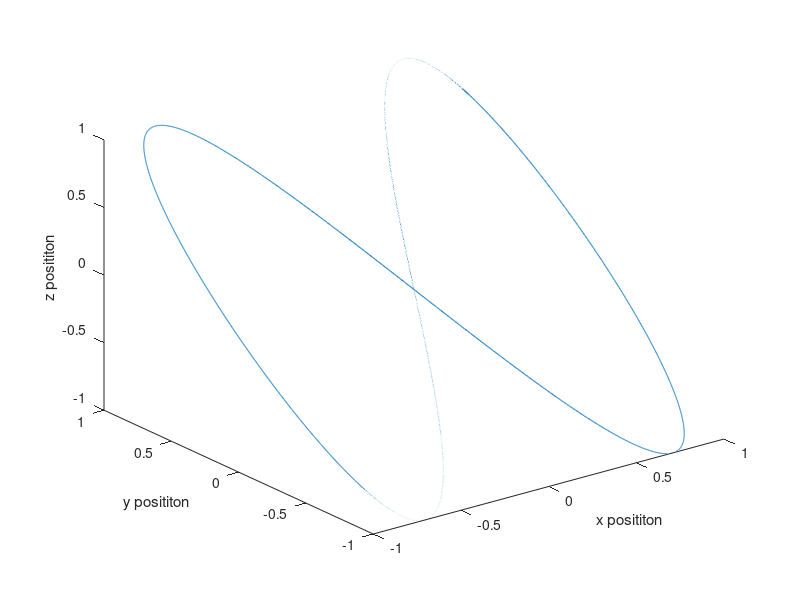

The MATLAB script that drew this image: (Note: this script raises an error after producing the figure.)
close all;
clear all;

fe = 1000;
N = 10*1;
t = (0:1/fe:N-1/fe);

x = sin(t);
y = sin(2*t);
z = sin(2*t);

figure('Name','3D position plot','NumberTitle','off');
plot3(x,y,z);
xlabel('x posititon');
ylabel('y posititon');
zlabel('z posititon');

deg_to_rad = 3.14159265359/180.0;
ax = -sin(t);
ay = -4*sin(2*t);
az = -4*sin(2*t);
wx(1,1:(N*fe)) = 0*deg_to_rad; 
wy(1,1:(N*fe)) = 0*deg_to_rad;
wz(1,1:(N*fe)) = 0*deg_to_rad;
u = [ax; ay; az; wx; wy; wz];

%% needed parameters

dt = 0.001;
di = [0; 0; 0; 1; 0; 0; 0; 1; 2; 2];
di0 = [0; 0; 0; 1; 0; 0; 0; 0; 0; 0];
%u = [10; 5; 2; 110; 30; 50];

b0 = [0; 0; 0; 0; 0; 0]; %bias vector

n_ax = 0.04*randn(1,(N*fe));
n_ay = 0.04*randn(1,(N*fe));
n_az = 0.04*randn(1,(N*fe));
n_wx = 0.002*randn(1,(N*fe));
n_wy = 0.002*randn(1,(N*fe));
n_wz = 0.002*randn(1,(N*fe));
n0 = [0; 0; 0; 0; 0; 0]; %noise vector
n = [n_ax; n_ay; n_az; n_wx; n_wy; n_wz]; %noise vector

di_t = di;
di_t0 = di0;

%FORMULATION IS PQV
%UNIT QUATERNION IS [1 0 0 0]

for i=1:N*fe-1
    d = data2delta(b0, u(:,i), n0, dt);
%% test imu_integrator

    di_out0 = imu_integrator(di, d, dt);
    di=di_out0;
    di_t = [di_t, di];
end

%% Plolt Integrated position
figure('Name','acceleration','NumberTitle','off');
subplot(3,1,1);
plot(t, ax(1,:));
hold on;
subplot(3,1,2);
plot(t, ay(1,:));
subplot(3,1,3);
plot(t, az(1,:));

figure('Name','position through time','NumberTitle','off');
subplot(3,1,1);
plot(t, x(1,:));
hold on;
subplot(3,1,2);
plot(t, y(1,:));
subplot(3,1,3);
plot(t, z(1,:));

figure('Name','velocity through time','NumberTitle','off');
subplot(3,1,1);
plot(t, di_t(8,:));
hold on;
subplot(3,1,2);
plot(t, di_t(9,:));
subplot(3,1,3);
plot(t, di_t(10,:));

%% 3D plot
figure('Name','3D position plot','NumberTitle','off');
plot3(di_t(1,:),di_t(2,:),di_t(3,:));
xlabel('x posititon');
ylabel('y posititon');
zlabel('z posititon');

% fileID = fopen('data_test_trig.txt','wt');
% data = [t',u'];
% for ii = 1:size(data,1)
%     fprintf(fileID,'%g\t',data(ii,:));
%     fprintf(fileID,'\n');
% end
% fclose(fileID);

figure('Name','2D position plot','NumberTitle','off');
subplot(3,2,1)
plot(x,y);
xlabel('x posititon');
ylabel('y posititon');
subplot(3,2,2)
plot(di_t(1,:),di_t(2,:));
xlabel('x posititon recons');
ylabel('y posititon recons');
subplot(3,2,3)
plot(x,z);
xlabel('x posititon');
ylabel('z posititon');
subplot(3,2,4)
plot(di_t(1,:),di_t(3,:));
xlabel('x posititon recons');
ylabel('z posititon recons');
subplot(3,2,5)
plot(y,z);
xlabel('y posititon');
ylabel('z posititon');
subplot(3,2,6)
plot(di_t(2,:),di_t(3,:));
xlabel('y posititon recons');
ylabel('z posititon recons');

figure('Name','error','NumberTitle','off')
subplot(3,1,1);
plot(t,x(1,:) - di_t(1,:));
xlabel('x error over time');
hold on;
subplot(3,1,2);
plot(t,y(1,:) - di_t(2,:));
xlabel('y error over time');
subplot(3,1,3);
plot(t,z(1,:) - di_t(3,:));
xlabel('z error over time');

%% all 3D plots in same figure :
figure('Name','compare trajectories','NumberTitle','off');
plot3(x(1,:),y(1,:),z(1,:), 'r');
hold on;
plot3(di_t(1,:),di_t(2,:),di_t(3,:), 'g');
xlabel('x posititon');
ylabel('y posititon');
zlabel('z posititon');
